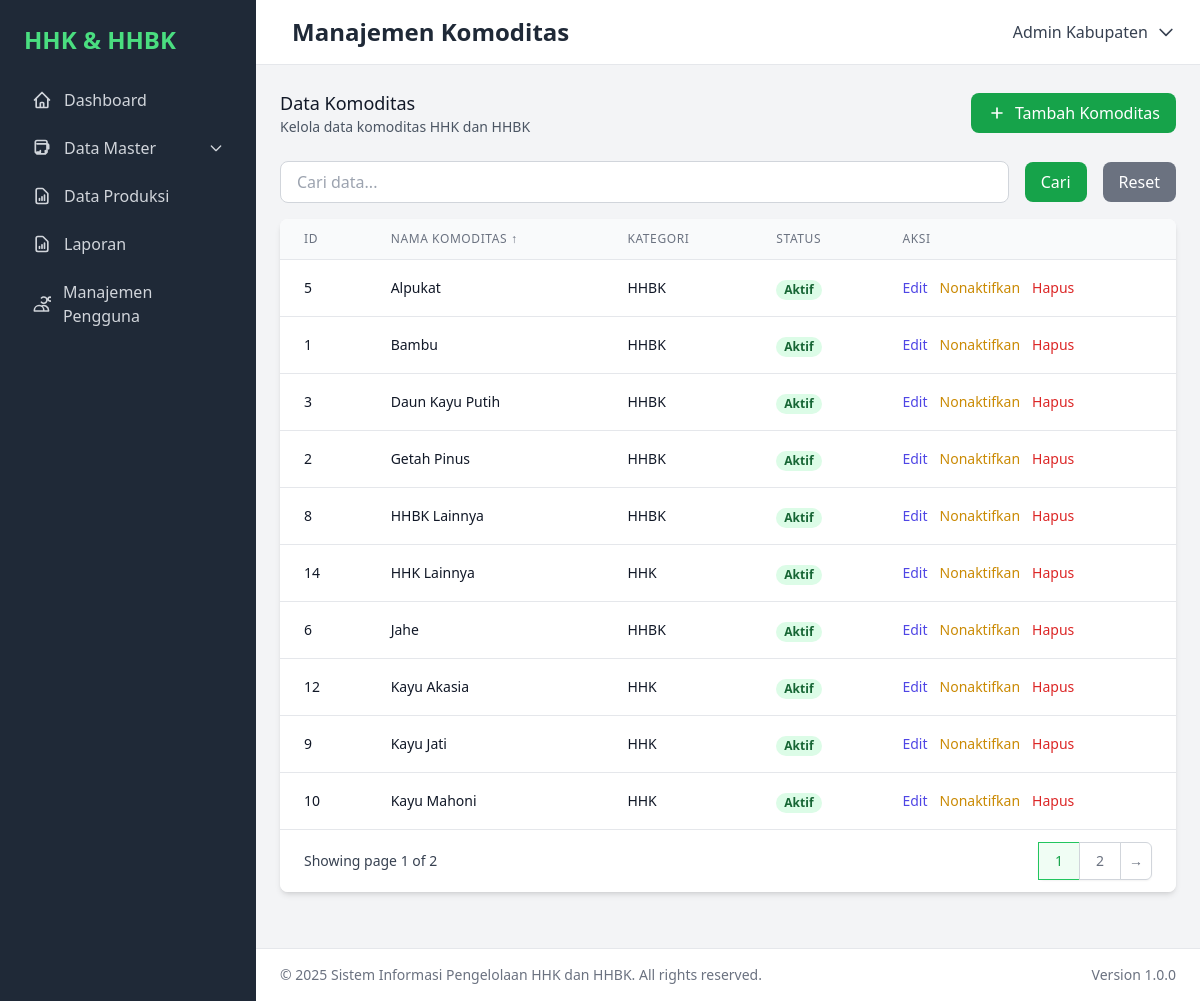
The app's page /komoditas.php?sort=nama&order=asc&page=1 (signed in) with its own data.
### tables this page shows
CREATE TABLE `komoditas`  (
  `id` int(0) NOT NULL AUTO_INCREMENT,
  `nama` varchar(100) NOT NULL,
  `kategori` enum('HHK','HHBK') NOT NULL DEFAULT 'HHBK',
  `aktif` tinyint(1) NOT NULL DEFAULT 1,
  PRIMARY KEY (`id`) USING BTREE,
  UNIQUE INDEX `nama`(`nama`) USING BTREE
);

### komoditas.php (the view, shortened to what this page needs)
<?php
require_once 'components/DataTable.php';
include 'includes/header.php';
?>
<div class="flex justify-between items-center mb-6">
    <div>
        <h3 class="text-lg font-medium text-gray-900">Data Komoditas</h3>
        <p class="text-sm text-gray-600">Kelola data komoditas HHK dan HHBK</p>
    </div>
    <button onclick="openModal()" class="bg-green-600 hover:bg-green-700 text-white px-4 py-2 rounded-lg flex items-center">
        <svg class="w-5 h-5 mr-2" fill="none" stroke="currentColor" viewBox="0 0 24 24">
            <path stroke-linecap="round" stroke-linejoin="round" stroke-width="2" d="M12 6v6m0 0v6m0-6h6m-6 0H6"></path>
        </svg>
        Tambah Komoditas
    </button>
</div>
<form method="GET" class="mb-4">
    <?php echo renderDataTableSearchBox(); ?>
</form>
<div class="bg-white rounded-lg shadow-md overflow-hidden">
    <div class="overflow-x-auto">
        <table class="min-w-full divide-y divide-gray-200">
            <thead class="bg-gray-50">
                <tr>
                    <th class="px-6 py-3 text-left text-xs font-medium text-gray-500 uppercase tracking-wider">ID</th>
                    <?php echo renderDataTableSortableHeader('nama', 'Nama Komoditas', 'komoditas.php'); ?>
                    <?php echo renderDataTableSortableHeader('kategori', 'Kategori', 'komoditas.php'); ?>
                    <th class="px-6 py-3 text-left text-xs font-medium text-gray-500 uppercase tracking-wider">Status</th>
                    <th class="px-6 py-3 text-left text-xs font-medium text-gray-500 uppercase tracking-wider">Aksi</th>
                </tr>
            </thead>
            <tbody class="bg-white divide-y divide-gray-200">
                <?php echo getKomoditasData(); ?>
            </tbody>
        </table>
    </div>
    <?php echo renderDataTablePagination('komoditas.php'); ?>
</div>
<?php
function getKomoditasData() {
    try {
        $result = getDataTableData();
        $data = $result['data'];
        $output = '';
        if (empty($data)) {
            $output .= '<tr><td colspan="5" class="px-6 py-4 text-center text-gray-500">Tidak ada data yang ditemukan</td></tr>';
        } else {
            foreach ($data as $row) {
                $statusClass = $row['aktif'] ? 'bg-green-100 text-green-800' : 'bg-red-100 text-red-800';
                $statusText = $row['aktif'] ? 'Aktif' : 'Nonaktif';
                $output .= '<tr>';
                $output .= '<td class="px-6 py-4 whitespace-nowrap text-sm text-gray-900">' . $row['id'] . '</td>';
                $output .= '<td class="px-6 py-4 whitespace-nowrap text-sm text-gray-900">' . htmlspecialchars($row['nama']) . '</td>';
                $output .= '<td class="px-6 py-4 whitespace-nowrap text-sm text-gray-900">' . ($row['kategori'] ?: '-') . '</td>';
                $output .= '<td class="px-6 py-4 whitespace-nowrap">';
                $output .= '<span class="px-2 inline-flex text-xs leading-5 font-semibold rounded-full ' . $statusClass . '">' . $statusText . '</span>';
                $output .= '</td>';
                $output .= '<td class="px-6 py-4 whitespace-nowrap text-sm font-medium">';
                $output .= '<button onclick="editKomoditas(' . $row['id'] . ', \'' . addslashes($row['nama']) . '\', \'' . addslashes($row['kategori'] ?: '') . '\')" class="text-indigo-600 hover:text-indigo-900 mr-3">Edit</button>';
                $output .= '<button onclick="toggleStatus(' . $row['id'] . ')" class="text-yellow-600 hover:text-yellow-900 mr-3">' . ($row['aktif'] ? 'Nonaktifkan' : 'Aktifkan') . '</button>';
                $output .= '<button onclick="deleteKomoditas(' . $row['id'] . ')" class="text-red-600 hover:text-red-900">Hapus</button>';
                $output .= '</td>';
                $output .= '</tr>';
            }
        }
        return $output;
    } catch(Exception $e) {
        return '<tr><td colspan="5" class="px-6 py-4 text-center text-red-600">Error: ' . $e->getMessage() . '</td></tr>';
    }
}
include 'includes/footer.php';
?>

### components/DataTable.php (shortened to what this page needs)
<?php
$dataTable_db = null;
$dataTable_table = '';
$dataTable_orderable = [];
function initDataTable($db, $table, $columns, $searchable, $orderable) {
    $dataTable_table = $table;
    $dataTable_orderable = $orderable;
}
function getDataTableData() {
    global $dataTable_db, $dataTable_table, $dataTable_columns, $dataTable_searchable, $dataTable_orderable;
    $page = isset($_GET['page']) ? max(1, (int)$_GET['page']) : 1;
    $limit = isset($_GET['limit']) ? max(1, (int)$_GET['limit']) : 10;
    $offset = ($page - 1) * $limit;
    $sort_column = isset($_GET['sort']) ? $_GET['sort'] : '';
    $sort_order = isset($_GET['order']) ? strtoupper($_GET['order']) : 'ASC';
    $where_clause = '';
    $search_params = [];
    $order_clause = '';
    if (!empty($sort_column) && in_array($sort_column, $dataTable_orderable)) {
        $order_clause = "ORDER BY `{$sort_column}` {$sort_order}";
    } else {
        $order_clause = "ORDER BY id DESC";
    }
    $count_query = "SELECT COUNT(*) FROM `{$dataTable_table}` {$where_clause}";
    $count_stmt = $dataTable_db->prepare($count_query);
    $count_stmt->execute($search_params);
    $total_filtered = $count_stmt->fetchColumn();
    $total_query = "SELECT COUNT(*) FROM `{$dataTable_table}`";
    $total_stmt = $dataTable_db->prepare($total_query);
    $total_stmt->execute();
    $total = $total_stmt->fetchColumn();
    $data_query = "SELECT * FROM `{$dataTable_table}` {$where_clause} {$order_clause} LIMIT {$limit} OFFSET {$offset}";
    $data_stmt = $dataTable_db->prepare($data_query);
    $data_stmt->execute($search_params);
    $data = $data_stmt->fetchAll(PDO::FETCH_ASSOC);
    return [
        'data' => $data,
        'total' => $total,
        'total_filtered' => $total_filtered,
        'page' => $page,
        'limit' => $limit,
        'total_pages' => ceil($total_filtered / $limit)
    ];
}
function renderDataTableSearchBox() {
    $search = isset($_GET['search']) ? htmlspecialchars($_GET['search']) : '';
    $html = '<div class="flex items-center space-x-4 mb-4">';
    $html .= '<div class="flex-1">';
    $html .= '<input type="text" name="search" value="' . $search . '" ';
    $html .= 'placeholder="Cari data..." ';
    $html .= 'class="w-full px-4 py-2 border border-gray-300 rounded-lg focus:outline-none focus:ring-2 focus:ring-green-500">';
    $html .= '</div>';
    $html .= '<button type="submit" class="bg-green-600 hover:bg-green-700 text-white px-4 py-2 rounded-lg">';
    $html .= 'Cari';
    $html .= '</button>';
    $html .= '<a href="' . $_SERVER['PHP_SELF'] . '" class="bg-gray-500 hover:bg-gray-600 text-white px-4 py-2 rounded-lg">';
    $html .= 'Reset';
    $html .= '</a>';
    $html .= '</div>';
    return $html;
}
function renderDataTableSortableHeader($column, $label, $current_page) {
    $current_sort = isset($_GET['sort']) ? $_GET['sort'] : '';
    $current_order = isset($_GET['order']) ? $_GET['order'] : 'asc';
    $new_order = ($current_sort === $column && $current_order === 'asc') ? 'desc' : 'asc';
    $sort_url = $current_page . '?';
    $params = $_GET;
    $params['sort'] = $column;
    $params['order'] = $new_order;
    $params['page'] = 1;
    $sort_url .= http_build_query($params);
    $sort_icon = '';
    if ($current_sort === $column) {
        $sort_icon = $current_order === 'asc' ? ' ↑' : ' ↓';
    }
    $html = '<th class="px-6 py-3 text-left text-xs font-medium text-gray-500 uppercase tracking-wider">';
    $html .= '<a href="' . $sort_url . '" class="hover:text-green-600">';
    $html .= $label . $sort_icon;
    $html .= '</a>';
    $html .= '</th>';
    return $html;
}
function renderDataTablePagination($current_page) {
    $result = getDataTableData();
    $total_pages = $result['total_pages'];
    $current_page_num = $result['page'];
    $html = '<div class="bg-white px-4 py-3 flex items-center justify-between border-t border-gray-200 sm:px-6">';
    $html .= '<div class="flex-1 flex justify-between sm:hidden">';
    if ($current_page_num < $total_pages) {
        $next_params = $_GET;
        $next_params['page'] = $current_page_num + 1;
        $next_url = $current_page . '?' . http_build_query($next_params);
        $html .= '<a href="' . $next_url . '" class="ml-3 relative inline-flex items-center px-4 py-2 border border-gray-300 text-sm font-medium rounded-md text-gray-700 bg-white hover:bg-gray-50">';
        $html .= 'Next';
        $html .= '</a>';
    }
    $html .= '</div>';
    $html .= '<div class="hidden sm:flex-1 sm:flex sm:items-center sm:justify-between">';
    $html .= '<div>';
    $html .= '<p class="text-sm text-gray-700">';
    $html .= 'Showing page <span class="font-medium">' . $current_page_num . '</span> of <span class="font-medium">' . $total_pages . '</span>';
    $html .= '</p>';
    $html .= '</div>';
    $html .= '<div>';
    $html .= '<nav class="relative z-0 inline-flex rounded-md shadow-sm -space-x-px" aria-label="Pagination">';
    $start_page = max(1, $current_page_num - 2);
    $end_page = min($total_pages, $current_page_num + 2);
    for ($i = $start_page; $i <= $end_page; $i++) {
        $page_params = $_GET;
        $page_params['page'] = $i;
        $page_url = $current_page . '?' . http_build_query($page_params);
        $active_class = ($i === $current_page_num) ? 'bg-green-50 border-green-500 text-green-600' : 'bg-white border-gray-300 text-gray-500 hover:bg-gray-50';
        $html .= '<a href="' . $page_url . '" class="relative inline-flex items-center px-4 py-2 border text-sm font-medium ' . $active_class . '">';
        $html .= $i;
        $html .= '</a>';
    }
    if ($current_page_num < $total_pages) {
        $next_params = $_GET;
        $next_params['page'] = $current_page_num + 1;
        $next_url = $current_page . '?' . http_build_query($next_params);
        $html .= '<a href="' . $next_url . '" class="relative inline-flex items-center px-2 py-2 rounded-r-md border border-gray-300 bg-white text-sm font-medium text-gray-500 hover:bg-gray-50">';
        $html .= '→';
        $html .= '</a>';
    }
    $html .= '</nav>';
    $html .= '</div>';
    $html .= '</div>';
    $html .= '</div>';
    return $html;
}
?>

### records on screen
komoditas: id "5", nama "Alpukat", kategori "HHBK", aktif "Aktif", shows "Nonaktifkan"
komoditas: id "1", nama "Bambu", kategori "HHBK", aktif "Aktif", shows "Nonaktifkan"
komoditas: id "3", nama "Daun Kayu Putih", kategori "HHBK", aktif "Aktif", shows "Nonaktifkan"
komoditas: id "2", nama "Getah Pinus", kategori "HHBK", aktif "Aktif", shows "Nonaktifkan"
komoditas: id "8", nama "HHBK Lainnya", kategori "HHBK", aktif "Aktif", shows "Nonaktifkan"
komoditas: id "14", nama "HHK Lainnya", kategori "HHK", aktif "Aktif", shows "Nonaktifkan", aktif "1", aktif "2", aktif "→"
komoditas: id "6", nama "Jahe", kategori "HHBK", aktif "Aktif", shows "Nonaktifkan"
komoditas: id "12", nama "Kayu Akasia", kategori "HHK", aktif "Aktif", shows "Nonaktifkan"
komoditas: id "9", nama "Kayu Jati", kategori "HHK", aktif "Aktif", shows "Nonaktifkan"
komoditas: id "10", nama "Kayu Mahoni", kategori "HHK", aktif "Aktif", shows "Nonaktifkan"

### other values on screen
$page_title "Manajemen Komoditas"
$_SESSION['nama'] "Admin Kabupaten"
renderDataTableSearchBox() "Cari Reset"
renderDataTableSortableHeader('kategori', 'Kategori', 'komoditas.php') "KATEGORI"
$current_page_num "1"
$total_pages "2"
